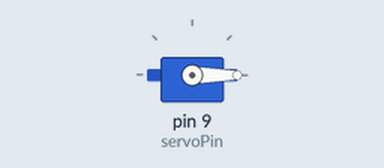
A sketch run on a simulated Arduino Uno, built with avr-gcc and run on an emulated ATmega328P. Parts: servo.

Above: at 0.05 s.
At 1.5 s:
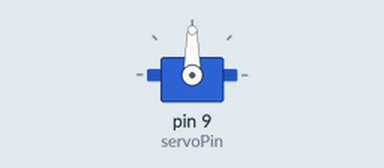
At 3.0 s:
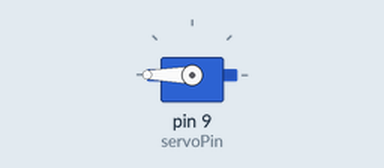
Timing chart, 0 to 6.9 s (numbered marks = the images above):
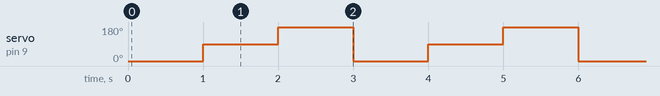

The sketch:

CH_23_code_5.ino
```cpp
/*
 *  아트멜 스튜디오와 아두이노로 배우는 ATmega328 프로그래밍
 *
 * 		Gyeongyong Heo (hgycap@deu.ac.kr)
 *			Department of Electronic Engineering
 *			Dong-eui University
 *  	2015. 07. 14
 */

#include <Servo.h>			// 서보 라이브러리
#define ROTATION_DELAY 	1000	// 1초 대기

Servo microServo;			// 서보 모터를 위한 객체
int servoPin = 9;				// 서보 연결 핀

void setup(){
	microServo.attach(servoPin); 		// 서보 모터 연결
}

void loop(){
	microServo.write(0);			// 모터 위치 제어. 0도
	delay(ROTATION_DELAY);
	microServo.write(90);			// 모터 위치 제어. 90도
	delay(ROTATION_DELAY);
	microServo.write(180);			// 모터 위치 제어. 180도
	delay(ROTATION_DELAY);
}
```

Measured:
- by itself, servo on pin 9 (servoPin): repeats every 3.0 s: 180° 1.0 s, 0° 1.0 s, 90° 1.0 s
